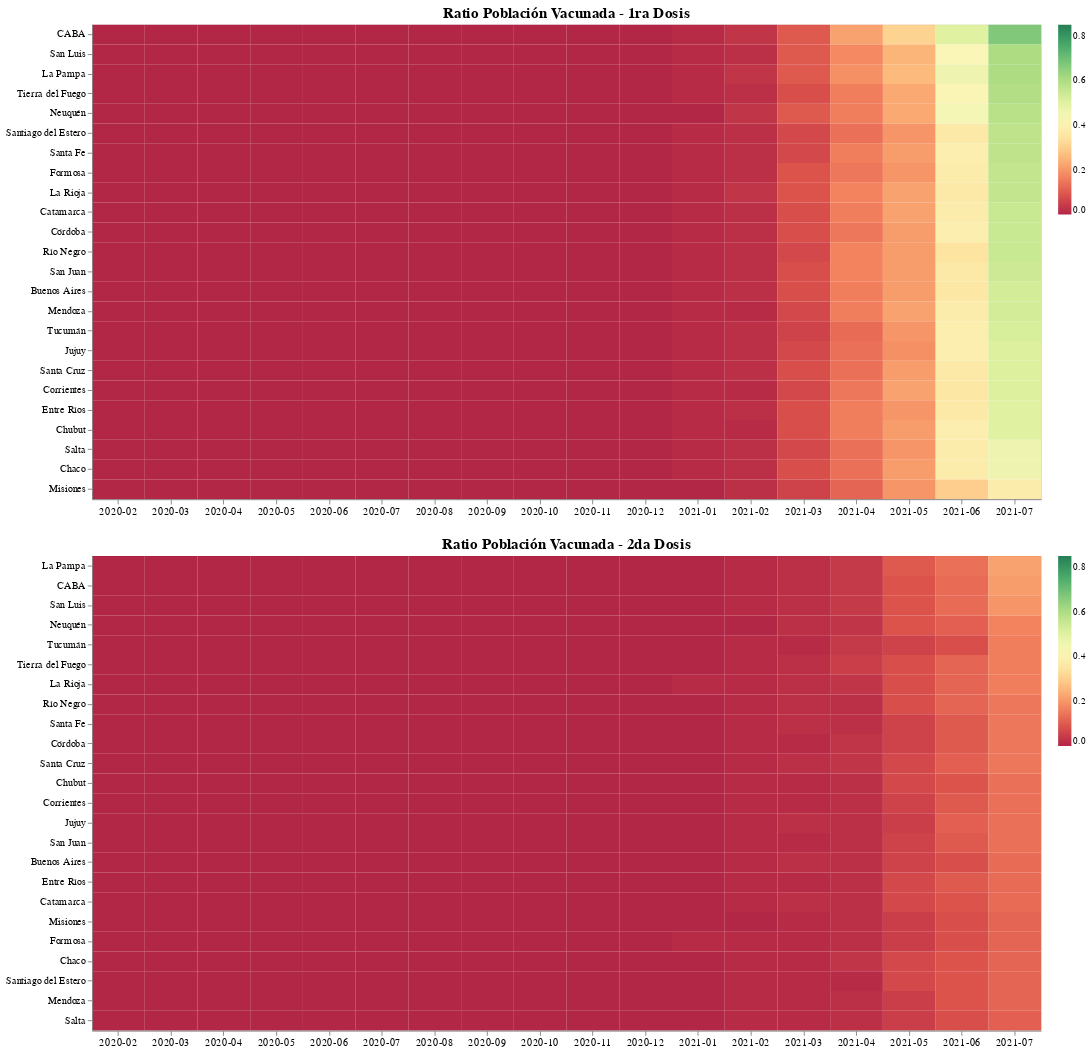

The notebook cell saved with this chart:
### Code cell
import altair as alt
from vega_datasets import data

orden_provs = muervac_mes[['nombre','ratio_vac']].groupby('nombre').max().reset_index().sort_values(by='ratio_vac',ascending=False)['nombre'].to_list()
orden_provs2 = muervac_mes_2d[['nombre','ratio_vac']].groupby('nombre').max().reset_index().sort_values(by='ratio_vac',ascending=False)['nombre'].to_list()

source = muervac_mes[['mes','nombre','ratio_vac']]#[muervac_mes.mes > '2020-3']
source2 = muervac_mes_2d[['mes','nombre','ratio_vac']]#[muervac_mes.mes > '2020-7']

graf2 = alt.Chart(source2,title='Ratio Población Vacunada - 2da Dosis').mark_rect(opacity=0.85).encode(
    alt.X('mes:O', title=''),
    alt.Y('nombre:O',sort=orden_provs2,title=''),
    color=alt.Color('ratio_vac:Q', scale=alt.Scale(domain=[0,0.85],scheme='redyellowgreen'),title=''),
    tooltip=[{"type": "nominal", "field": "nombre","title":"Provincia"},
             {"type": "quantitative", "field": "ratio_vac","title":"Ratio"}]
).properties(
    height=500,
    width=1000
)

graf1 = alt.Chart(source,title='Ratio Población Vacunada - 1ra Dosis').mark_rect(opacity=0.85).encode(
    alt.X('mes:O', title=''),
    alt.Y('nombre:O',sort=orden_provs,title=''),
    color=alt.Color('ratio_vac:Q', scale=alt.Scale(domain=[0, 0.85],scheme='redyellowgreen'),title=''),
    tooltip=[{"type": "nominal", "field": "nombre","title":"Provincia"},
             {"type": "quantitative", "field": "ratio_vac","title":"Ratio"}]
).properties(
    height=500,
    width=1000
)

#graf = graf1 | graf2

final = alt.vconcat(graf1,graf2
).resolve_scale(color='independent'
).configure_axis(
    labelFontSize=11,
    titleFontSize=20
).configure_legend(
    cornerRadius=1,
    gradientThickness=14,
    labelFontSize=10
).configure_title(
    fontSize=16
).properties().configure_axisX(labelAngle=0)

final
#final.save('final.html')
#files.download('final.html')

### Figure 1 — Vega-Lite specification as saved in the notebook (floating-point values rounded to 4 significant figures; data arrays with more than 128 entries replaced by an {"elided": "..."} marker saying what was removed)
{"config": {"view": {"continuousWidth": 400, "continuousHeight": 300}, "axis": {"labelFontSize": 11, "titleFontSize": 20}, "axisX": {"labelAngle": 0}, "legend": {"cornerRadius": 1, "gradientThickness": 14, "labelFontSize": 10}, "title": {"fontSize": 16}}, "vconcat": [{"data": {"name": "data-30de1748167cb475ec372d1922839a5e"}, "mark": {"type": "rect", "opacity": 0.85}, "encoding": {"color": {"type": "quantitative", "field": "ratio_vac", "scale": {"domain": [0, 0.85], "scheme": "redyellowgreen"}, "title": ""}, "tooltip": [{"type": "nominal", "field": "nombre", "title": "Provincia"}, {"type": "quantitative", "field": "ratio_vac", "title": "Ratio"}], "x": {"type": "ordinal", "field": "mes", "title": ""}, "y": {"type": "ordinal", "field": "nombre", "sort": ["CABA", "San Luis", "La Pampa", "Tierra del Fuego", "Neuquén", "Santiago del Estero", "Santa Fe", "Formosa", "La Rioja", "Catamarca", "Córdoba", "Río Negro", "San Juan", "Buenos Aires", "Mendoza", "Tucumán", "Jujuy", "Santa Cruz", "Corrientes", "Entre Ríos", "Chubut", "Salta", "Chaco", "Misiones"], "title": ""}}, "height": 500, "title": "Ratio Población Vacunada - 1ra Dosis", "width": 1000}, {"data": {"name": "data-5d0159fcff8752c21979039f6dbe5e10"}, "mark": {"type": "rect", "opacity": 0.85}, "encoding": {"color": {"type": "quantitative", "field": "ratio_vac", "scale": {"domain": [0, 0.85], "scheme": "redyellowgreen"}, "title": ""}, "tooltip": [{"type": "nominal", "field": "nombre", "title": "Provincia"}, {"type": "quantitative", "field": "ratio_vac", "title": "Ratio"}], "x": {"type": "ordinal", "field": "mes", "title": ""}, "y": {"type": "ordinal", "field": "nombre", "sort": ["La Pampa", "CABA", "San Luis", "Neuquén", "Tucumán", "Tierra del Fuego", "La Rioja", "Río Negro", "Santa Fe", "Córdoba", "Santa Cruz", "Chubut", "Corrientes", "Jujuy", "San Juan", "Buenos Aires", "Entre Ríos", "Catamarca", "Misiones", "Formosa", "Chaco", "Santiago del Estero", "Mendoza", "Salta"], "title": ""}}, "height": 500, "title": "Ratio Población Vacunada - 2da Dosis", "width": 1000}], "resolve": {"scale": {"color": "independent"}}, "$schema": "https://vega.github.io/schema/vega-lite/v4.8.1.json", "datasets": {"data-30de1748167cb475ec372d1922839a5e": {"elided": "432 records"}, "data-5d0159fcff8752c21979039f6dbe5e10": {"elided": "432 records"}}}
